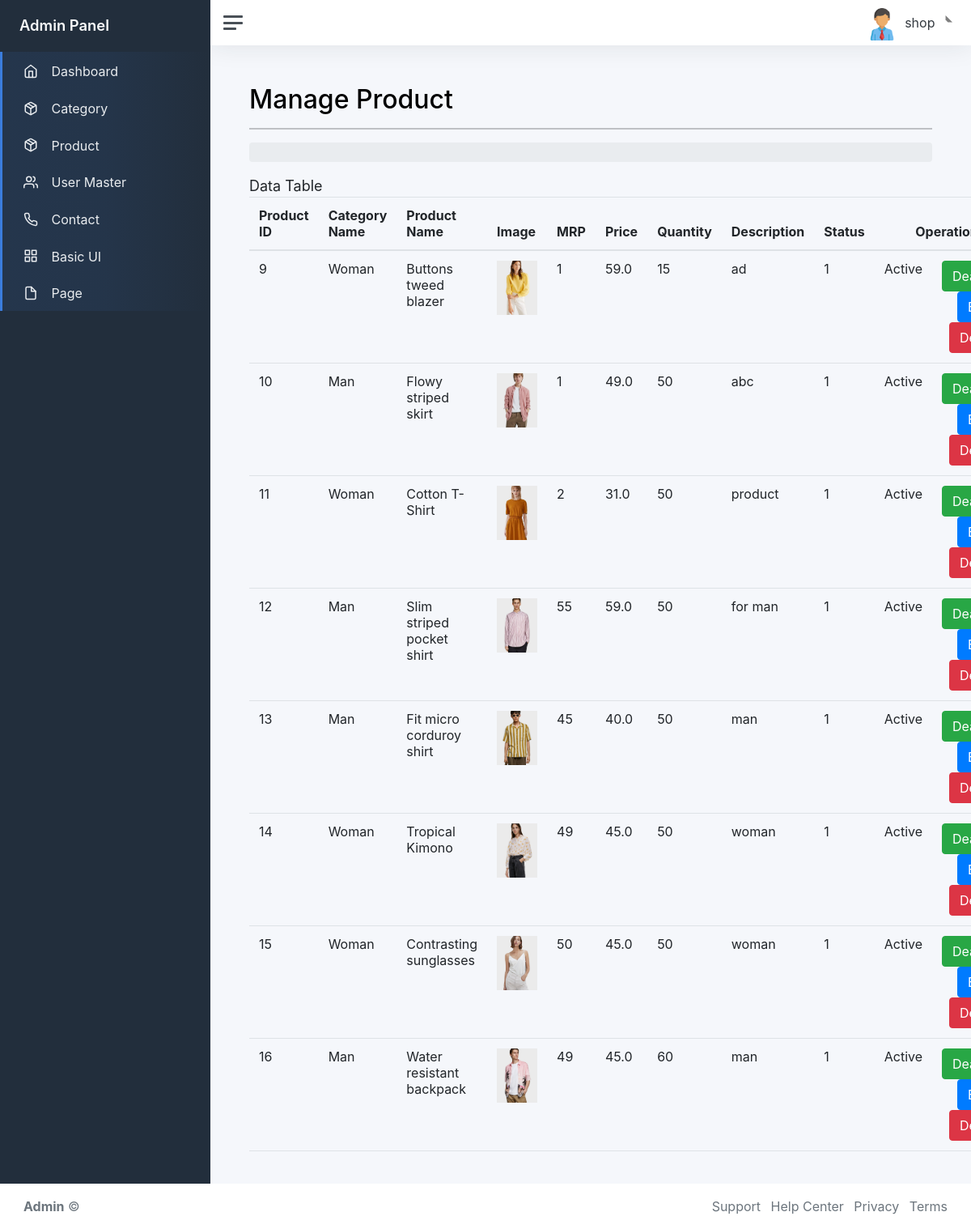
The page /admin/manage_product.php on the database its author committed.
### tables this page shows
CREATE TABLE IF NOT EXISTS `products` (
  `p_id` int NOT NULL AUTO_INCREMENT,
  `category_name` varchar(100) NOT NULL,
  `product_name` varchar(100) NOT NULL,
  `MRP` int NOT NULL,
  `price` decimal(10,1) NOT NULL,
  `qty` int NOT NULL,
  `img` varchar(255) NOT NULL,
  `desciption` varchar(255) NOT NULL,
  `statuss` varchar(100) NOT NULL,
  PRIMARY KEY (`p_id`)
);

CREATE TABLE IF NOT EXISTS `categories` (
  `id` int NOT NULL AUTO_INCREMENT,
  `cat_name` varchar(255) NOT NULL,
  `statuss` tinyint NOT NULL,
  PRIMARY KEY (`id`)
);

### admin/function/functions.php (called while the page is built, shortened)
<?php
    function view_products()
    {
        global $con;
        $query = "SELECT
            products.p_id,
            categories.cat_name,
            products.product_name,
            products.MRP,
            products.price,
            products.qty,
            products.img,
            products.desciption,
            products.statuss
        FROM products
        INNER JOIN categories ON products.category_name = categories.id;";
        return $result=mysqli_query($con,$query);
    }
?>

### admin/manage_product.php (the view, shortened to what this page needs)
<?php
    require_once 'includes/head.php';
    $value = view_products();
?>
<div class="wrapper">
	<?php include "includes/nav.php" ?>
	<div class="main">
		<?php include "includes/header.php"  ?>
            <div class="content">
            <div class="page-heading">
                <h2 class="page-title">Manage Product</h2>
                <hr>
                <ol class="breadcrumb" >
                </ol>
            </div>
            <div class="page-content fade-in-up">
                <div class="ibox">
                    <div class="ibox-head">
                        <div class="ibox-title" style="font-size: 18px;">Data Table</div>
                    </div>
                    <div class="ibox-body">
                        <table class="table table-striped table-hover" id="example-table" cellspacing="0" width="100%">
                            <thead>
                                <tr>
                                <th>Product ID</th>
                                <th>Category Name</th>
                                <th>Product Name</th>
                                <th>Image</th>
                                <th>MRP</th>
                                <th>Price</th>
                                <th>Quantity</th>
                                <th>Description</th>
                                <th>Status</th>
                                <th colspan="3" class="text-center">Operations</th>
                                </tr>
                                <tr>
                                <?php
                                    while($row=mysqli_fetch_assoc($value))
                                    {
                                        ?>
                                    <td><?php echo $row['p_id']; ?></td>
                                    <td><?php echo $row['cat_name']; ?></td>
                                    <td><?php echo $row['product_name']; ?></td>
                                    <td><img src="img/<?php echo $row['img'] ?>" width="50px" hieght="50px" ></td>
                                    <td><?php echo $row['MRP']; ?></td>
                                    <td><?php echo $row['price']; ?></td>
                                    <td><?php echo $row['qty']; ?></td>
                                    <td><?php echo $row['desciption']; ?></td>
                                    <td><?php echo $row['statuss']; ?></td>
                                    <td>
                                        <?php
                                            if($row['statuss']=='1')
                                            {
                                                echo "Active";
                                            }
                                            else
                                            {
                                                echo "deactive";
                                            }
                                        ?>
                                    </td>
                                    <td class="text-center">
                                        <?php
                                            if($row['statuss']=='1')
                                            {
                                                echo "<a href='manage_product.php?opr=deactive&id=".$row['p_id']."' class='btn btn-success'>Deactive</a>";
                                            }
                                            else
                                            {
                                                echo "<a href='manage_product.php?opr=active&id=".$row['p_id']."' class='btn btn-success'>Active</a>";
                                            }
                                        ?>
                                        <a href="edit_product.php?id=<?php echo $row['p_id'] ?>" class="btn btn-primary">Edit</a>
                                        <a href="del_product.php?id=<?php echo $row['p_id'] ?>" class="btn btn-danger">Delete</a>
                                    </td>
                                </tr>
                                <?php
                                    }
                                ?>
                            </thead>
                        </table>
                    </div>
                </div>
            </div>
        </div>
	</div>
</div>
<?php include "includes/footer.php" ?>
<link rel="stylesheet" href="https://stackpath.bootstrapcdn.com/bootstrap/4.5.2/css/bootstrap.min.css">

### rows shown on the page
products: p_id "9", categories.cat_name "Woman", product_name "Buttons tweed blazer", img (picture), MRP "1", price "59.0", qty "15", desciption "ad", statuss "1", shows "Active"
products: p_id "10", categories.cat_name "Man", product_name "Flowy striped skirt", img (picture), MRP "1", price "49.0", qty "50", desciption "abc", statuss "1", shows "Active"
products: p_id "11", categories.cat_name "Woman", product_name "Cotton T-Shirt", img (picture), MRP "2", price "31.0", qty "50", desciption "product", statuss "1", shows "Active"
products: p_id "12", categories.cat_name "Man", product_name "Slim striped pocket shirt", img (picture), MRP "55", price "59.0", qty "50", desciption "for man", statuss "1", shows "Active"
products: p_id "13", categories.cat_name "Man", product_name "Fit micro corduroy shirt", img (picture), MRP "45", price "40.0", qty "50", desciption "man", statuss "1", shows "Active"
products: p_id "14", categories.cat_name "Woman", product_name "Tropical Kimono", img (picture), MRP "49", price "45.0", qty "50", desciption "woman", statuss "1", shows "Active"
products: p_id "15", categories.cat_name "Woman", product_name "Contrasting sunglasses", img (picture), MRP "50", price "45.0", qty "50", desciption "woman", statuss "1", shows "Active"
products: p_id "16", categories.cat_name "Man", product_name "Water resistant backpack", img (picture), MRP "49", price "45.0", qty "60", desciption "man", statuss "1", shows "Active"
